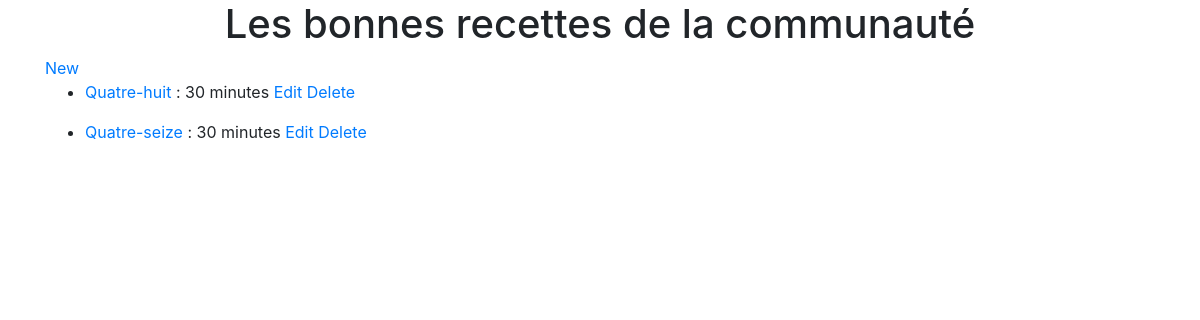
Page /recettes/ on the committed database.
### recette/models.py (models this page shows, shortened)
class Recette(models.Model):
    user = models.ForeignKey('auth.User', on_delete=models.CASCADE)
    nom = models.CharField(max_length=50)
    duree = models.IntegerField()
    nb_parts = models.IntegerField()
    ingredients = models.ManyToManyField('Ingredient', through='IngredientRecette')

### recette/views.py (the view)
# urls.py: path('recettes/',views.recette_list, name="recettes"),
def recette_list(request):
    recettes = Recette.objects.all()
    return render(request, 'recette/recettes.html', {'recettes': recettes})

### recette/templates/recette/recettes.html (shortened to what this page needs)
<!DOCTYPE html>
<html>
<head>
    <link rel="stylesheet" href="https://maxcdn.bootstrapcdn.com/bootstrap/4.0.0/css/bootstrap.min.css">
</head>
  <body>
    <div class="container">
      <h1 class="text-center">Les bonnes recettes de la communauté</h1>
      <a href="{% url 'createrecette' %}">New</a>
      {% for recette in recettes %}
          <ul>
              <li><a href="{% url 'recette' recette.id %}"> {{ recette.nom }} </a>  : {{ recette.duree }} minutes
                  <a href="{% url 'updaterecette' recette.id %}">Edit</a>
                  <a href="{% url 'deleterecette' recette.id %}">Delete</a>
              </li>
          </ul>
      {% empty %}
          <p>Aucune recette crée</p>
      {% endfor %}
    </div>
  </body>
</html>

### recette/templates/recette/recettes.html (style rules this page uses)
body { background-image: url('https://visualperceptionblog.files.wordpress.com/2017/05/foodporn.png'); background-repeat: no-repeat; height: 100%; background-size: cover; }
.container { background-color: rgba(255,255,255,0.5); height: 100%; }

### rows in the picture
Recette: nom "Quatre-huit", duree "30"
Recette: nom "Quatre-seize", duree "30"
